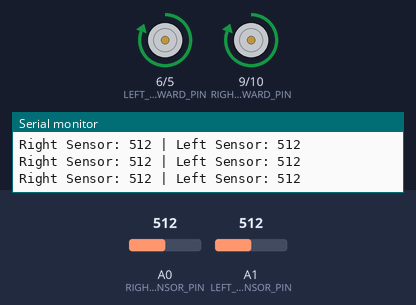
Recording of a sketch running on a simulated Arduino Uno, built with avr-gcc and run on an emulated ATmega328P. Parts: motor-driver pin pairs drawn as motors (green arrow = first pin HIGH = forward, orange = second pin HIGH = backward, longer = more drive), the last lines printed to the serial monitor. The inputs (shaded band) are chosen by the test bench; at power-on: A0 (RIGHT_SENSOR_PIN) = 512, A1 (LEFT_SENSOR_PIN) = 512.

Above: at 1.2 s.
1.3 s: A0 (RIGHT_SENSOR_PIN) set to 490
At 2.0 s:
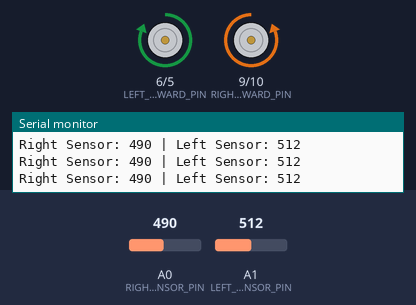
2.8 s: A1 (LEFT_SENSOR_PIN) set to 484
At 3.2 s:
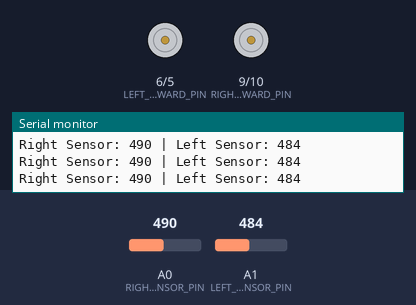
4.3 s: A0 (RIGHT_SENSOR_PIN) set to 516
At 5.5 s:
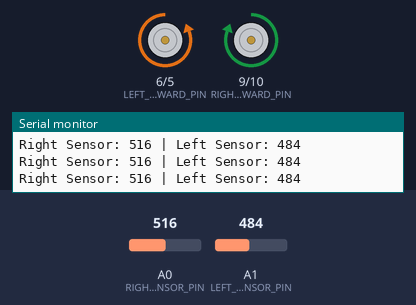
5.8 s: A0 (RIGHT_SENSOR_PIN) set to 306
At 6.8 s:
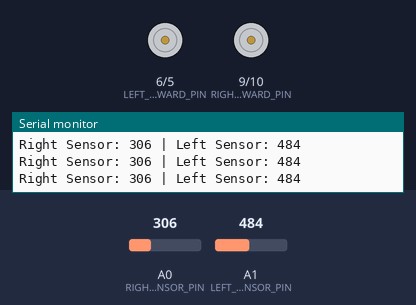
8.8 s: A0 (RIGHT_SENSOR_PIN) set to 510
At 9.3 s:
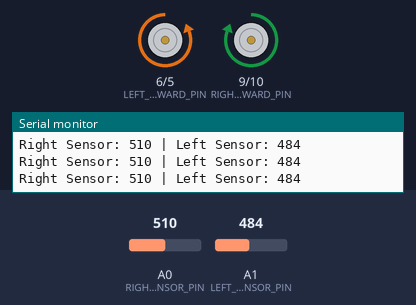
11.8 s: A1 (LEFT_SENSOR_PIN) set to 104
14.8 s: A1 (LEFT_SENSOR_PIN) set to 93
Timing chart, 0 to 17.8 s (numbered marks = the images above; inputs shaded):
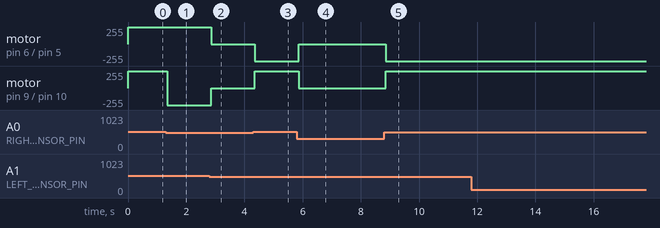

The sketch:

line_following_robot.ino
```cpp
#define RIGHT_SENSOR_PIN A0
#define LEFT_SENSOR_PIN A1
#define RIGHT_MOTOR_FORWARD_PIN 9
#define RIGHT_MOTOR_BACKWARD_PIN 10
#define LEFT_MOTOR_FORWARD_PIN 6
#define LEFT_MOTOR_BACKWARD_PIN 5

int threshold = 500;

void setup() {
  pinMode(RIGHT_MOTOR_FORWARD_PIN, OUTPUT);
  pinMode(RIGHT_MOTOR_BACKWARD_PIN, OUTPUT);
  pinMode(LEFT_MOTOR_FORWARD_PIN, OUTPUT);
  pinMode(LEFT_MOTOR_BACKWARD_PIN, OUTPUT);

  pinMode(RIGHT_SENSOR_PIN, INPUT);
  pinMode(LEFT_SENSOR_PIN, INPUT);

  Serial.begin(9600);
}

void loop() {
  int rightSensorValue = analogRead(RIGHT_SENSOR_PIN);
  int leftSensorValue = analogRead(LEFT_SENSOR_PIN);

  Serial.print("Right Sensor: ");
  Serial.print(rightSensorValue);
  Serial.print(" | Left Sensor: ");
  Serial.println(leftSensorValue);

  if (rightSensorValue > threshold && leftSensorValue > threshold) {
    moveForward();
  }
  else if (rightSensorValue < threshold && leftSensorValue > threshold) {
    turnRight();
  }
  else if (rightSensorValue > threshold && leftSensorValue < threshold) {
    turnLeft();
  }
  else {
    stopRobot();
  }

  delay(10);
}

void moveForward() {
  digitalWrite(RIGHT_MOTOR_FORWARD_PIN, HIGH);
  digitalWrite(RIGHT_MOTOR_BACKWARD_PIN, LOW);
  digitalWrite(LEFT_MOTOR_FORWARD_PIN, HIGH);
  digitalWrite(LEFT_MOTOR_BACKWARD_PIN, LOW);
}

void turnRight() {
  digitalWrite(RIGHT_MOTOR_FORWARD_PIN, LOW);
  digitalWrite(RIGHT_MOTOR_BACKWARD_PIN, HIGH);
  digitalWrite(LEFT_MOTOR_FORWARD_PIN, HIGH);
  digitalWrite(LEFT_MOTOR_BACKWARD_PIN, LOW);
}

void turnLeft() {
  digitalWrite(RIGHT_MOTOR_FORWARD_PIN, HIGH);
  digitalWrite(RIGHT_MOTOR_BACKWARD_PIN, LOW);
  digitalWrite(LEFT_MOTOR_FORWARD_PIN, LOW);
  digitalWrite(LEFT_MOTOR_BACKWARD_PIN, HIGH);
}

void stopRobot() {
  digitalWrite(RIGHT_MOTOR_FORWARD_PIN, LOW);
  digitalWrite(RIGHT_MOTOR_BACKWARD_PIN, LOW);
  digitalWrite(LEFT_MOTOR_FORWARD_PIN, LOW);
  digitalWrite(LEFT_MOTOR_BACKWARD_PIN, LOW);
}
```

Measured:
- the behaviour switches between 501 and 500 on A1 (LEFT_SENSOR_PIN) (found by bisection; images 1 and 2)
- the behaviour switches between 500 and 501 on A0 (RIGHT_SENSOR_PIN) (found by bisection; images 2 and 3)
- after the input at 1.3 s, motor on pin 9 (RIGHT_MOTOR_FORWARD_PIN) / pin 10 (RIGHT_MOTOR_BACKWARD_PIN): forward 255/255 → backward 255/255 after 0.06 s
- after the input at 2.8 s, motor on pin 6 (LEFT_MOTOR_FORWARD_PIN) / pin 5 (LEFT_MOTOR_BACKWARD_PIN): forward 255/255 → stopped after 0.06 s; motor on pin 9 (RIGHT_MOTOR_FORWARD_PIN) / pin 10 (RIGHT_MOTOR_BACKWARD_PIN): backward 255/255 → stopped after 0.06 s
- after the input at 4.3 s, motor on pin 6 (LEFT_MOTOR_FORWARD_PIN) / pin 5 (LEFT_MOTOR_BACKWARD_PIN): stopped → backward 255/255 after 0.06 s; motor on pin 9 (RIGHT_MOTOR_FORWARD_PIN) / pin 10 (RIGHT_MOTOR_BACKWARD_PIN): stopped → forward 255/255 after 0.06 s
- after the input at 5.8 s, motor on pin 6 (LEFT_MOTOR_FORWARD_PIN) / pin 5 (LEFT_MOTOR_BACKWARD_PIN): backward 255/255 → stopped after 0.06 s; motor on pin 9 (RIGHT_MOTOR_FORWARD_PIN) / pin 10 (RIGHT_MOTOR_BACKWARD_PIN): forward 255/255 → stopped after 0.06 s
- after the input at 8.8 s, motor on pin 6 (LEFT_MOTOR_FORWARD_PIN) / pin 5 (LEFT_MOTOR_BACKWARD_PIN): stopped → backward 255/255 after 0.06 s; motor on pin 9 (RIGHT_MOTOR_FORWARD_PIN) / pin 10 (RIGHT_MOTOR_BACKWARD_PIN): stopped → forward 255/255 after 0.06 s
